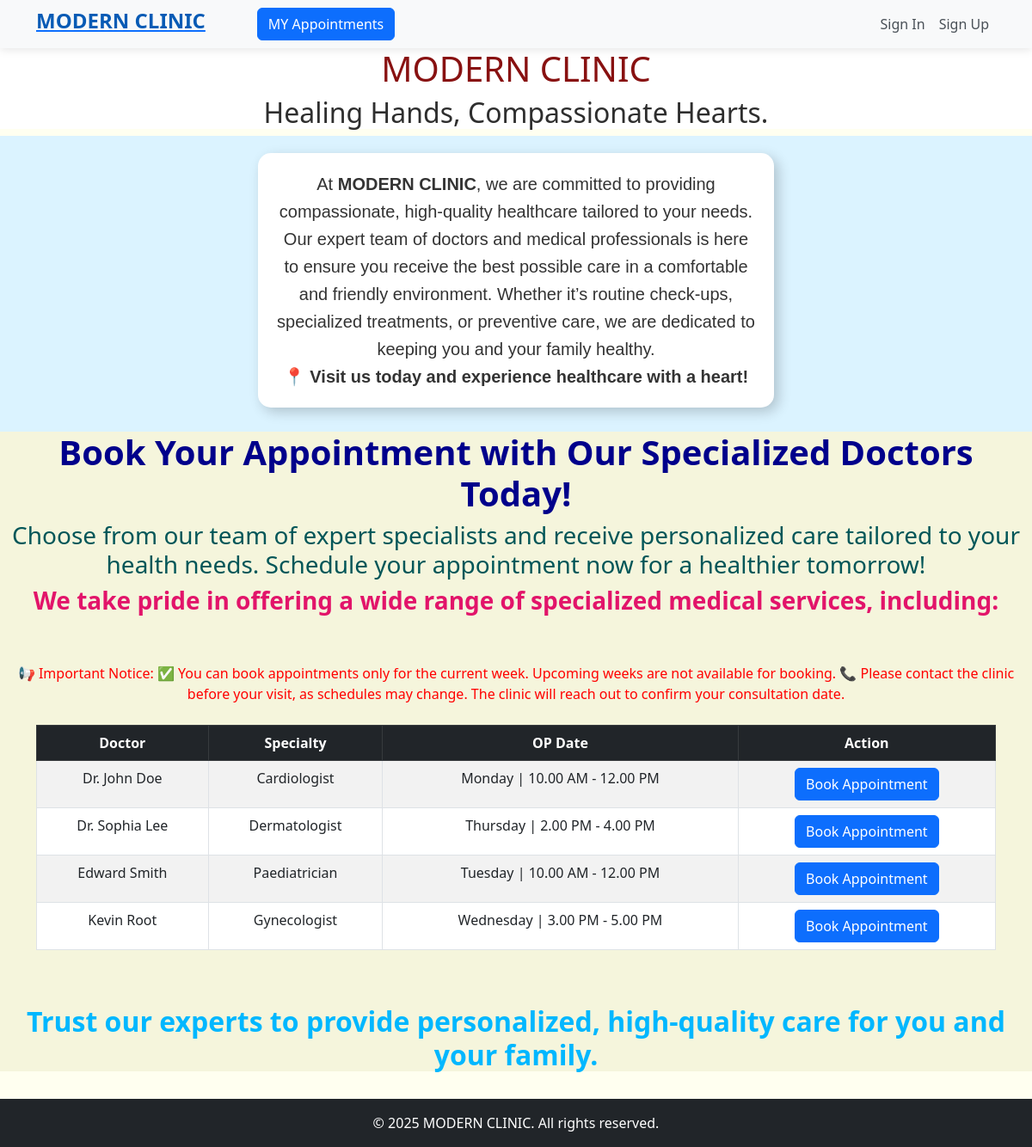
The page / on the database its author committed.
### booking/models.py (models this page shows, shortened)
class TeamofDoctors(models.Model):
    name = models.CharField(max_length=50,null=True,blank=True)
    specialization = models.CharField(max_length=50,null=True,blank=True)
    op_date = models.CharField(max_length=250,null=True,blank=True)

### booking/views.py (the view)
# urls.py: path('',views.home,name="home"),
def home(request):
    data = TeamofDoctors.objects.all
    return render(request,"booking/home.html",{'data':data})

### booking/templates/booking/home.html (shortened to what this page needs)
<!DOCTYPE html>
<html lang="en">
<head>
    <link rel="stylesheet" href="https://cdn.jsdelivr.net/npm/bootstrap@5.3.0/dist/css/bootstrap.min.css">
     <link href="https://cdn.jsdelivr.net/npm/bootstrap@5.3.0/dist/css/bootstrap.min.css" rel="stylesheet">
</head>
   <nav class="navbar navbar-expand-lg">
    <div class="container">
         <a href="{% url 'home' %}"><h4 style="color: #085bb5;"><strong>MODERN CLINIC</strong></h4></a>
         <a href="{% url 'my_appointments' %}"><button class="btn btn-primary" style="margin-left: 60px;">MY Appointments</button></a>
        <div class="collapse navbar-collapse" id="navbarNav">
            <ul class="navbar-nav ms-auto">
                {% if user.is_authenticated %}
                    <li class="nav-item" style="margin-right: 150px;">
                        <span class="nav-item welcome-text"><strong style="color:green ;">Welcome, {{ user.username | upper}}!</strong></span>
                    </li>
                    <li class="nav-item">
                        <form method="post" action="{% url 'sign_out' %}" class="d-inline">
                            {% csrf_token %}
                            <button type="submit" class="nav-link btn btn-link" style="border: none; padding: 0; background: none;">
                                Sign Out
                            </button>
                        </form>
                    </li>
                {% else %}
                    <li class="nav-item">
                        <a class="nav-link" href="{% url 'users:sign_in' %}">Sign In</a>
                    </li>
                    <li class="nav-item">
                        <a class="nav-link" href="{% url 'users:signup' %}">Sign Up</a>
                    </li>
                {% endif %}
            </ul>
        </div>
    </div>
</nav>
<body style="background-color: ivory;">
    <div style="text-align: center;background-color: rgb(255, 255, 255);">
        <h1 style="color: rgb(136, 17, 17);">MODERN CLINIC</h1>
        <H2 style="color: rgb(46, 46, 46);font-family:inherit;">Healing Hands, Compassionate Hearts.</H2>
    </div>
    {% block content %}
    <div style="
    background-color: rgb(219, 243, 255);
    display: flex;
    justify-content: center;
    align-items: center;
    padding: 20px;
">
        <h3 style="
        background: white;
        padding: 20px;
        border-radius: 15px;
        box-shadow: 5px 5px 15px rgba(0, 0, 0, 0.2);
        max-width: 600px;
        text-align: center;
        font-family: Arial, sans-serif;
        color: #333;
        line-height: 1.6;
        font-size: 20px;
    ">
            At <strong>MODERN CLINIC</strong>, we are committed to providing compassionate,
            high-quality healthcare tailored to your needs. Our expert team of doctors and medical professionals
            is here to ensure you receive the best possible care in a comfortable and friendly environment.
            Whether it’s routine check-ups, specialized treatments, or preventive care,
            we are dedicated to keeping you and your family healthy. <br>
            📍 <strong>Visit us today and experience healthcare with a heart!</strong>
        </h3>
    </div>
    <div style="background-color: beige;text-align: center;">
       <h1 style="color: darkblue;"><strong>Book Your Appointment with Our Specialized Doctors Today!</strong></h1>
       <h3 style="color: rgb(0, 86, 88);">Choose from our team of expert specialists and receive personalized care tailored to your health needs.
        Schedule your appointment now for a healthier tomorrow!</h3>
        <h3 style="color:rgb(226, 20, 106)"><strong>We take pride in offering a wide range of specialized medical services, including:</strong></h3><br><br>
        <p style="color: red;">📢 Important Notice:
            ✅ You can book appointments only for the current week. Upcoming weeks are not available for booking.
            📞 Please contact the clinic before your visit, as schedules may change. The clinic will reach out to confirm your consultation date.</p>
        <div class="container mt-4">
            <table class="table table-bordered table-striped">
                <thead class="table-dark">
                    <tr>
                        <th>Doctor</th>
                        <th>Specialty</th>
                        <th>OP Date</th>
                        <th>Action</th>
                    </tr>
                </thead>
                <tbody>
                    {% for doctor in  data %}
                    <tr>
                        <td>{{doctor.name}}</td>
                        <td>{{doctor.specialization}}</td>
                        <td>{{doctor.op_date}}</td>
                        <td><a href="{% url 'appointment' doctor_id=doctor.id %}"><button class="btn btn-primary">Book Appointment</button></a></td>
                    </tr>
                    {% endfor %}
                </tbody>
            </table>
        </div><br><br>
        <h2 style="color: rgb(0, 183, 255);"><strong>Trust our experts to provide personalized, high-quality care for you and your family.</strong></h2>
    </div><br>
    <footer class="text-center py-3 bg-dark text-white">
        &copy; 2025 MODERN CLINIC. All rights reserved.
    </footer>
{% endblock %}
</body>
</html>

### booking/templates/booking/home.html (style rules this page uses)
body { background-color: #f1f3f5; }
.navbar { background-color: #f8f9fa !important; box-shadow: 0px 2px 10px rgba(0, 0, 0, 0.1); }
.nav-link { color: #495057 !important; transition: 0.3s; }

### rows shown on the page
TeamofDoctors: name "Dr. John Doe", specialization "Cardiologist", op_date "Monday | 10.00 AM - 12.00 PM"
TeamofDoctors: name "Dr. Sophia Lee", specialization "Dermatologist", op_date "Thursday | 2.00 PM - 4.00 PM"
TeamofDoctors: name "Edward Smith", specialization "Paediatrician", op_date "Tuesday | 10.00 AM - 12.00 PM"
TeamofDoctors: name "Kevin Root", specialization "Gynecologist", op_date "Wednesday | 3.00 PM - 5.00 PM"
